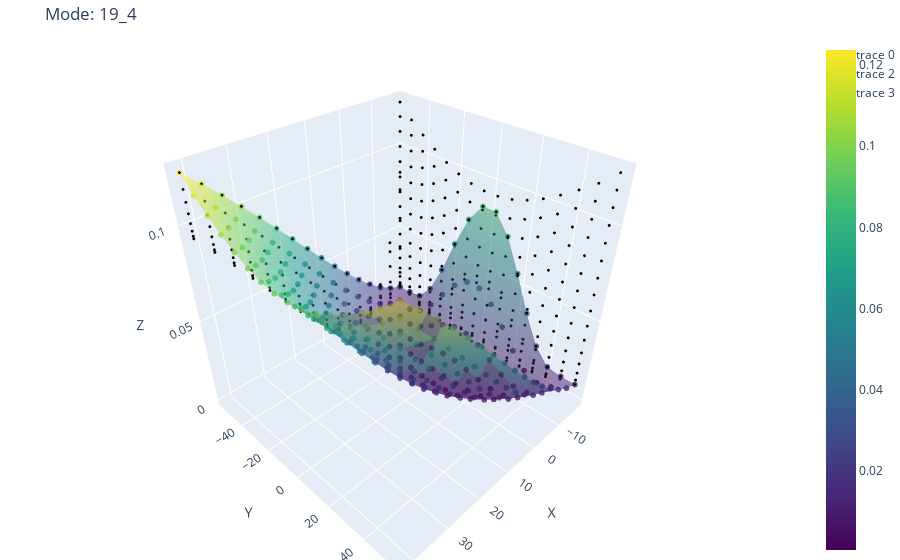

Notebook code for this chart:
### Code cell
# select x,y,z data

x = selected_array[:, 0]
y = selected_array[:, 1]
z = selected_array[:, 2]

trace1 = go.Scatter3d(x=x, y=y, z=z, mode="markers", marker=dict(size=2, color=z, colorscale='Viridis', opacity=0.8))
# Delaunay-Triangulation für das Trisurf-Mesh
tri = Delaunay(np.array([x, y]).T)
i, j, k = tri.simplices.T

trace2 = go.Mesh3d(x=x, y=y, z=z, i=i, j=j, k=k, intensity=z, colorscale="Viridis", opacity=0.5)


# Deactivate if you dont want to see points
# x = min
trace_yz = go.Scatter3d(x=np.full_like(x, np.min(x)), y=y, z=z, mode="markers", marker=dict(color='black', size=1))

# y = min
trace_xz = go.Scatter3d(x=x, y=np.full_like(y, np.min(y)), z=z, mode="markers", marker=dict(color='black',size=1))


# Combine all the traces
data = [trace1, trace2, trace_yz, trace_xz]
layout = go.Layout(
    title=f"Mode: {select}",
    scene=dict(xaxis_title="X", yaxis_title="Y", zaxis_title="Z"),
    margin=dict(l=0, r=0, b=0, t=40)  
)

fig = go.Figure(data=data, layout=layout)
fig.show()

### Figure 1 — Plotly figure (JSON) as saved in the notebook; plotly's stock layout.template omitted (floating-point values rounded to 4 significant figures; data arrays with more than 128 entries replaced by an {"elided": "..."} marker saying what was removed)
{"data": [{"marker": {"color": {"elided": "256 float values"}, "colorscale": [[0, "#440154"], [0.1111, "#482878"], [0.2222, "#3e4989"], [0.3333, "#31688e"], [0.4444, "#26828e"], [0.5556, "#1f9e89"], [0.6667, "#35b779"], [0.7778, "#6ece58"], [0.8889, "#b5de2b"], [1, "#fde725"]], "opacity": 0.8, "size": 2}, "mode": "markers", "type": "scatter3d", "x": {"elided": "256 float values"}, "y": {"elided": "256 float values"}, "z": {"elided": "256 float values"}}, {"colorscale": [[0, "#440154"], [0.1111, "#482878"], [0.2222, "#3e4989"], [0.3333, "#31688e"], [0.4444, "#26828e"], [0.5556, "#1f9e89"], [0.6667, "#35b779"], [0.7778, "#6ece58"], [0.8889, "#b5de2b"], [1, "#fde725"]], "i": {"elided": "450 int values"}, "intensity": {"elided": "256 float values"}, "j": {"elided": "450 int values"}, "k": {"elided": "450 int values"}, "opacity": 0.5, "type": "mesh3d", "x": {"elided": "256 float values"}, "y": {"elided": "256 float values"}, "z": {"elided": "256 float values"}}, {"marker": {"color": "black", "size": 1}, "mode": "markers", "type": "scatter3d", "x": {"elided": "256 float values"}, "y": {"elided": "256 float values"}, "z": {"elided": "256 float values"}}, {"marker": {"color": "black", "size": 1}, "mode": "markers", "type": "scatter3d", "x": {"elided": "256 float values"}, "y": {"elided": "256 float values"}, "z": {"elided": "256 float values"}}], "layout": {"margin": {"b": 0, "l": 0, "r": 0, "t": 40}, "scene": {"xaxis": {"title": {"text": "X"}}, "yaxis": {"title": {"text": "Y"}}, "zaxis": {"title": {"text": "Z"}}}, "title": {"text": "Mode: 19_4"}}}
